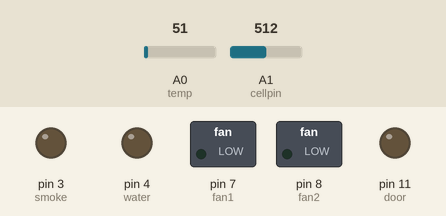
The sketch below on a simulated Arduino Uno, built with avr-gcc and run on an emulated ATmega328P. On the bench: switched loads named in the sketch (green lamp = pin HIGH), output pins drawn as LEDs (lit = HIGH). The inputs (shaded band) are chosen by the test bench; at power-on: A0 (temp) = 51, A1 (cellpin) = 512.

Above: at 0.1 s.
At 2.1 s:
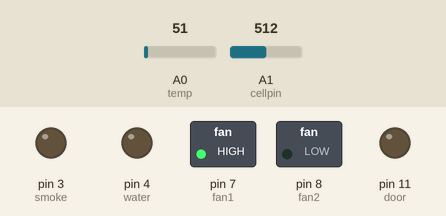
Timing chart, 0 to 3.6 s (numbered marks = the images above):
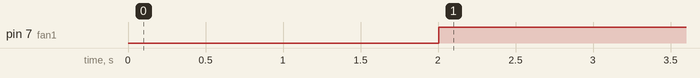

Measured:
- by itself, pin 7 (fan1): LOW → HIGH at 2.0 s

The sketch:

test.ino
```cpp
#include <Wire.h>               // deals with I2C connections
#include <LiquidCrystal_I2C.h>  // activates the LCD I2C library
#include <Arduino.h>


#define cellpin A1  // voltage divider calculation


// * Pins (Initialize the variable)

int tempval; // temparature variable, Analog read

int tempset;  // variable set temparature based

int fan1=7;

int fan2= 8;

int trigger= (fan1 || fan2,LOW);  // if fan1 or fan2 is low then trigger and send fan fault alam in the display.

int temp= A0;  // analog pin temp

int smoke = 3;  // smoke

int water = 4; // water

int door = 11;  // door alarm + LED

int LED;

// voltage divider variable

const float mvpc = 4.55;

float counts = 0;

float mv = 0;

float multiplier = 3;

float output = 0;


// OBJECT DECLARATION
LiquidCrystal_I2C lcd(0x27, 16, 2);   // Activates the LCD "object"


// SETUP
void setup() {

  // * Initialize the serial port.

  Serial.begin(115200);

pinMode(fan1, OUTPUT);
pinMode(fan2, OUTPUT);
pinMode(trigger, OUTPUT);
pinMode(temp, INPUT);
pinMode(smoke,OUTPUT );
pinMode(water, OUTPUT);
pinMode(door, OUTPUT);
pinMode(LED, OUTPUT);

  lcd.backlight();                  // THESE COMMANDS TURN ON AND CLEAR THE LCD SCREEN
//  lcd.init();
  lcd.clear();
 delay(1000);
}
 void loop() {


// voltage divider calculations

counts = analogRead (cellpin);

mv = counts * mvpc;

output = (mv * multiplier) / 1000;

lcd.print("output v:" + String (output));
delay(1000);


  //smoke, water, door sensor logic

   if (smoke == HIGH)    {
  digitalWrite(smoke, HIGH);
  lcd.print("Smoke Alarm"); {
     digitalWrite(fan1, LOW);
     digitalWrite(fan2, LOW);{
      digitalWrite(trigger, LOW);
      }
    }
  delay(500);
  }

   if (water == HIGH)    {
  digitalWrite(water, HIGH);
  lcd.print("Water Alarm");
  delay(500);
  }

   if (door == LOW)    {
  digitalWrite(door, LOW); {
    digitalWrite(LED, HIGH);
    }
  lcd.print("Door Alarm");
  delay(500);
  }

//  Analog temparature value for fan fault problem

tempval=analogRead(temp);
  tempval=tempval/2.0741;


 if(tempval>tempset)  // 25c
  {
    digitalWrite(fan1,HIGH);{

    digitalWrite(trigger,LOW);

    }
    lcd.print("Fan ON");
    delay(500);
  }

  else if(tempval>tempset) // 25
  {
    digitalWrite(fan1,LOW);{

    digitalWrite(trigger,HIGH);

    }
    lcd.print("Fan1 Fault");
    delay(500);
  }

  else if(tempval>tempset)  //25
  {
    digitalWrite(fan2,LOW);{


    digitalWrite(trigger,HIGH);

    }
    lcd.print("Fan2 Fault");
    delay(500);
  }

  else if (tempval>tempset) // 30
  {
    digitalWrite(fan1 && fan2,HIGH);{

      digitalWrite(trigger,LOW);
    }


    lcd.print("Dual Fan ON");
    delay(500);
    }

  else if (tempval<=tempset)  // 25

 {
    digitalWrite(fan1 && fan2,LOW); {

       digitalWrite(trigger,HIGH);
    }

    lcd.print("Fan OFF");
    delay(500);
    }

   else if (tempval>tempset)  // 30
  {


    digitalWrite(fan1 || fan2, LOW); {

    digitalWrite(trigger,HIGH);

    }
    lcd.print("Fan Fault Alarm");
    delay(500);

 }


    lcd.clear();
    }
```
